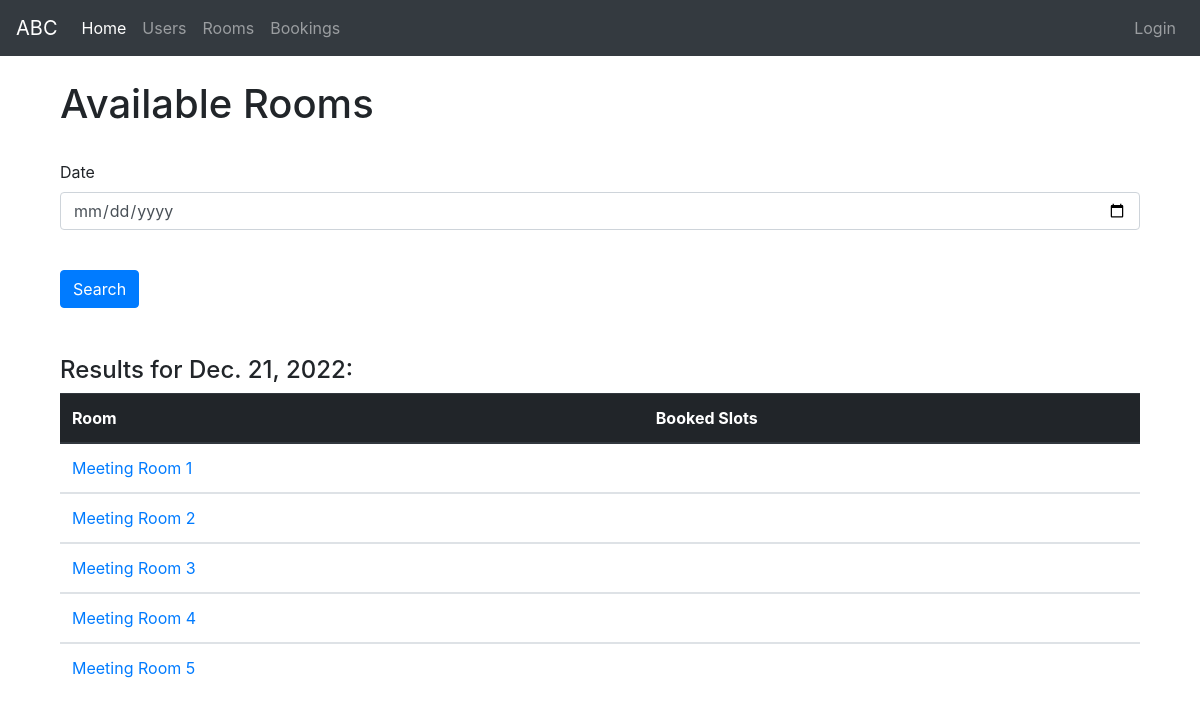
/roombooking/rooms/availabilities/, run on an earlier commit of the app's database.
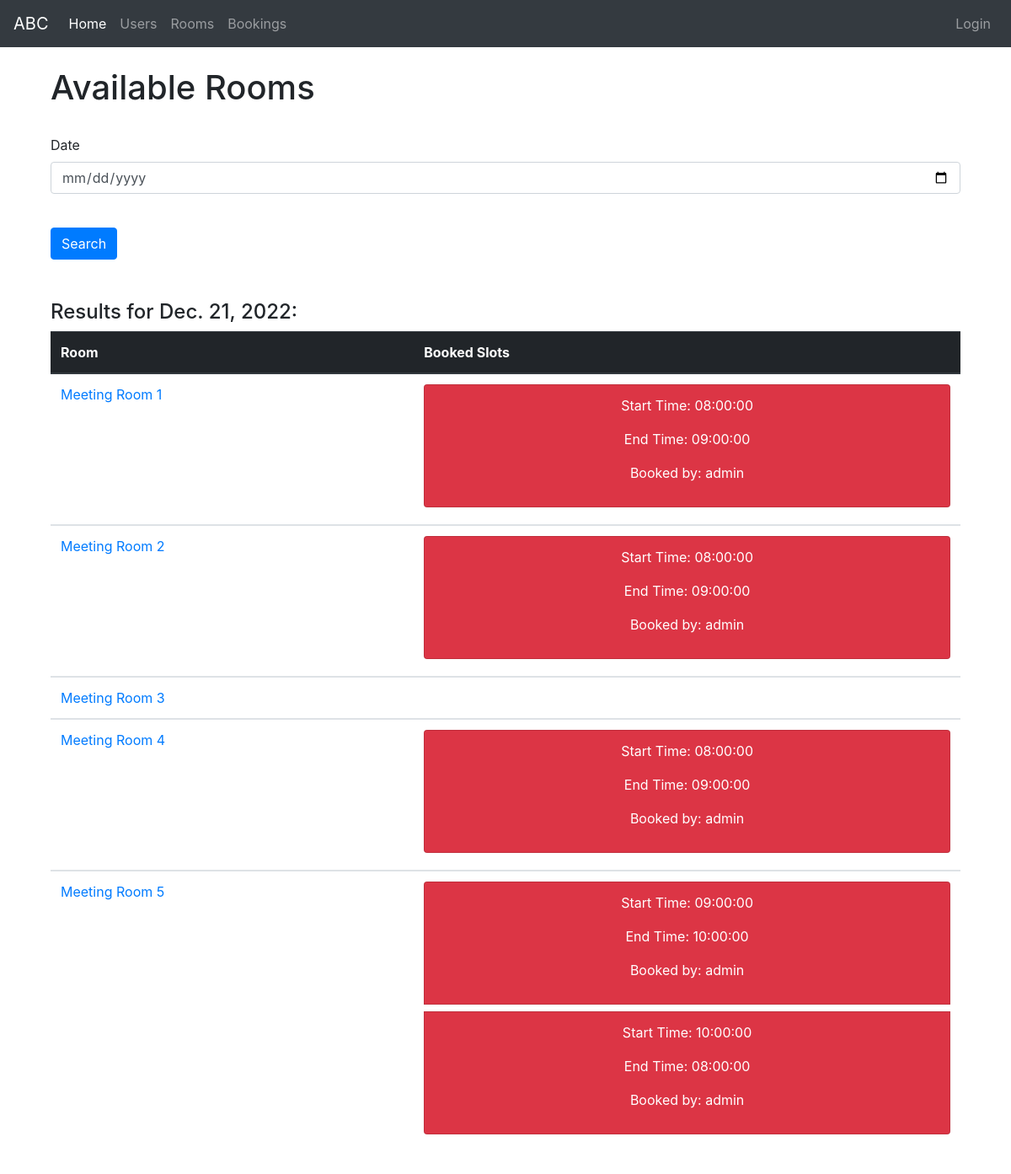
And on a later commit of the database.
### roombooking/models.py (models this page shows, shortened)
class Room(models.Model):
    name = models.CharField(max_length=255)
    dateadded = models.DateTimeField(auto_now_add=True)
    def get_absolute_url(self):
        return reverse('room-detail', args=[str(self.id)])

class Booking(models.Model):
    startdate = models.DateField()
    starttime = models.ForeignKey(StartTime, on_delete=models.PROTECT, null=True)
    enddate = models.DateField()
    endtime = models.ForeignKey(EndTime, on_delete=models.PROTECT, null=True)
    room = models.ForeignKey(Room, on_delete=models.CASCADE)
    organizer = models.ForeignKey(User, on_delete=models.CASCADE)
    dateadded = models.DateTimeField(auto_now_add=True)

class StartTime(models.Model):
    time =  models.TimeField()
    def __str__(self):
        return '{0}'.format(self.time)

class EndTime(models.Model):
    time =  models.TimeField()
    def __str__(self):
        return '{0}'.format(self.time)

### roombooking/views.py (the view)
# urls.py: path('rooms/availabilities/', views.roomavailabilities, name='rooms-availabilities'),
def roomavailabilities(request):
    rooms = Room.objects.all()
    bookings = Booking.objects.all()
    today = datetime.date.today()
    start = today
    if request.method == 'POST':
        start = request.POST["start"]
    bookings = Booking.objects.filter(startdate = start)
    context = {
        'rooms': rooms,
        'bookings':bookings,
        'today': today,
        'start': start,
    }
    return render(request, 'roomavailabilities.html', context = context)

### roombooking/templates/roomavailabilities.html (shortened to what this page needs)
{% extends "base_generic.html" %}
{% block content %}
{% load custom_tags %}
<div class="container">
  <h1>Available Rooms</h1>
  <br>
  <form action="{% url 'rooms-availabilities' %}" method="post">
    <div class="form-group">
      <label for="start">Date</label>
      <input class="form-control" id="start" name="start" type="date">
    </div>
    <br>
    <input class="btn btn-primary" type="submit" value="Search">
  </form>
  <br>
  <br>
  <h4>Results for {{ start }}: </h4>
    {% if rooms %}
    <table class="table">
      <thead class="thead-dark">
        <tr>
          <th scope="col">Room</th>
          <th scope="col">Booked Slots</th>
        </tr>
      </thead>
      {% for room in rooms %}
      <tbody>
        <tr>
          <td><a href="{{ room.get_absolute_url }}">{{ room.name }}</td>
          <td>
            <ul class="list-group">
              {% for booking in bookings %}
                {% if room.name == booking.room.name %}
                <li class="list-group-item text-center bg-danger text-white mb-2">
                  <p>Start Time: {{ booking.starttime }}</p>
                  <p>End Time: {{ booking.endtime }}</p>
                  <p>Booked by: {{ booking.organizer }}</p>
                </li>
                {% endif %}
              {% endfor %}
            </ul>
          </td>
        </tr>
      </tbody>
      {% endfor %}
    {% else %}
    <p>There are no rooms in the library.</p>
    </table>
    {% endif %}
</div>
{% endblock %}

What changed in the data, as far as the page shows it:
added Booking: starttime "08:00:00", endtime "09:00:00", organizer "admin", shown under Room "Meeting Room 1"
added Booking: starttime "08:00:00", endtime "09:00:00", organizer "admin", shown under Room "Meeting Room 2"
added Booking: starttime "08:00:00", endtime "09:00:00", organizer "admin", shown under Room "Meeting Room 4"
added Booking: starttime "09:00:00", endtime "10:00:00", organizer "admin", shown under Room "Meeting Room 5"
added Booking: starttime "10:00:00", endtime "08:00:00", organizer "admin", shown under Room "Meeting Room 5"
